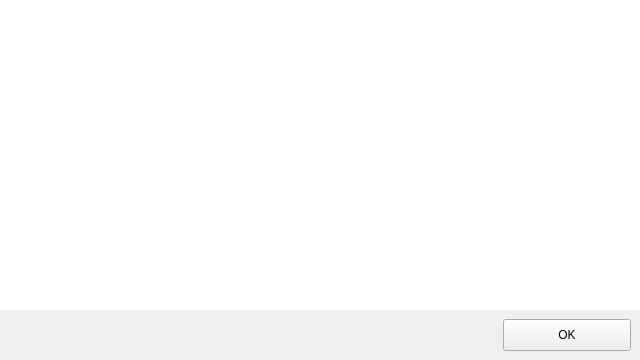
<?xml version="1.0" encoding="UTF-8"?>
<ui version="4.0">
 <class>MainWindow</class>
 <widget class="QMainWindow" name="MainWindow">
  <property name="windowModality">
   <enum>Qt::ApplicationModal</enum>
  </property>
  <property name="geometry">
   <rect>
    <x>0</x>
    <y>0</y>
    <width>640</width>
    <height>360</height>
   </rect>
  </property>
  <property name="minimumSize">
   <size>
    <width>640</width>
    <height>360</height>
   </size>
  </property>
  <property name="maximumSize">
   <size>
    <width>640</width>
    <height>360</height>
   </size>
  </property>
  <property name="contextMenuPolicy">
   <enum>Qt::NoContextMenu</enum>
  </property>
  <property name="windowTitle">
   <string>Admin Notice</string>
  </property>
  <widget class="QWidget" name="centralWidget">
   <layout class="QGridLayout" name="gridLayout">
    <property name="leftMargin">
     <number>0</number>
    </property>
    <property name="topMargin">
     <number>0</number>
    </property>
    <property name="rightMargin">
     <number>0</number>
    </property>
    <property name="bottomMargin">
     <number>0</number>
    </property>
    <property name="spacing">
     <number>0</number>
    </property>
    <item row="2" column="0">
     <layout class="QHBoxLayout" name="horizontalLayout">
      <property name="leftMargin">
       <number>9</number>
      </property>
      <property name="topMargin">
       <number>9</number>
      </property>
      <property name="rightMargin">
       <number>9</number>
      </property>
      <property name="bottomMargin">
       <number>9</number>
      </property>
      <item>
       <spacer name="horizontalSpacer">
        <property name="orientation">
         <enum>Qt::Horizontal</enum>
        </property>
        <property name="sizeHint" stdset="0">
         <size>
          <width>40</width>
          <height>20</height>
         </size>
        </property>
       </spacer>
      </item>
      <item>
       <widget class="QPushButton" name="pushButton">
        <property name="minimumSize">
         <size>
          <width>128</width>
          <height>32</height>
         </size>
        </property>
        <property name="maximumSize">
         <size>
          <width>128</width>
          <height>32</height>
         </size>
        </property>
        <property name="text">
         <string>OK</string>
        </property>
       </widget>
      </item>
     </layout>
    </item>
    <item row="0" column="0">
     <widget class="QTextBrowser" name="textField">
      <property name="font">
       <font>
        <pointsize>16</pointsize>
       </font>
      </property>
      <property name="frameShape">
       <enum>QFrame::NoFrame</enum>
      </property>
      <property name="frameShadow">
       <enum>QFrame::Plain</enum>
      </property>
      <property name="lineWidth">
       <number>0</number>
      </property>
      <property name="openExternalLinks">
       <bool>true</bool>
      </property>
     </widget>
    </item>
   </layout>
  </widget>
 </widget>
 <layoutdefault spacing="6" margin="11"/>
 <resources/>
 <connections/>
</ui>
